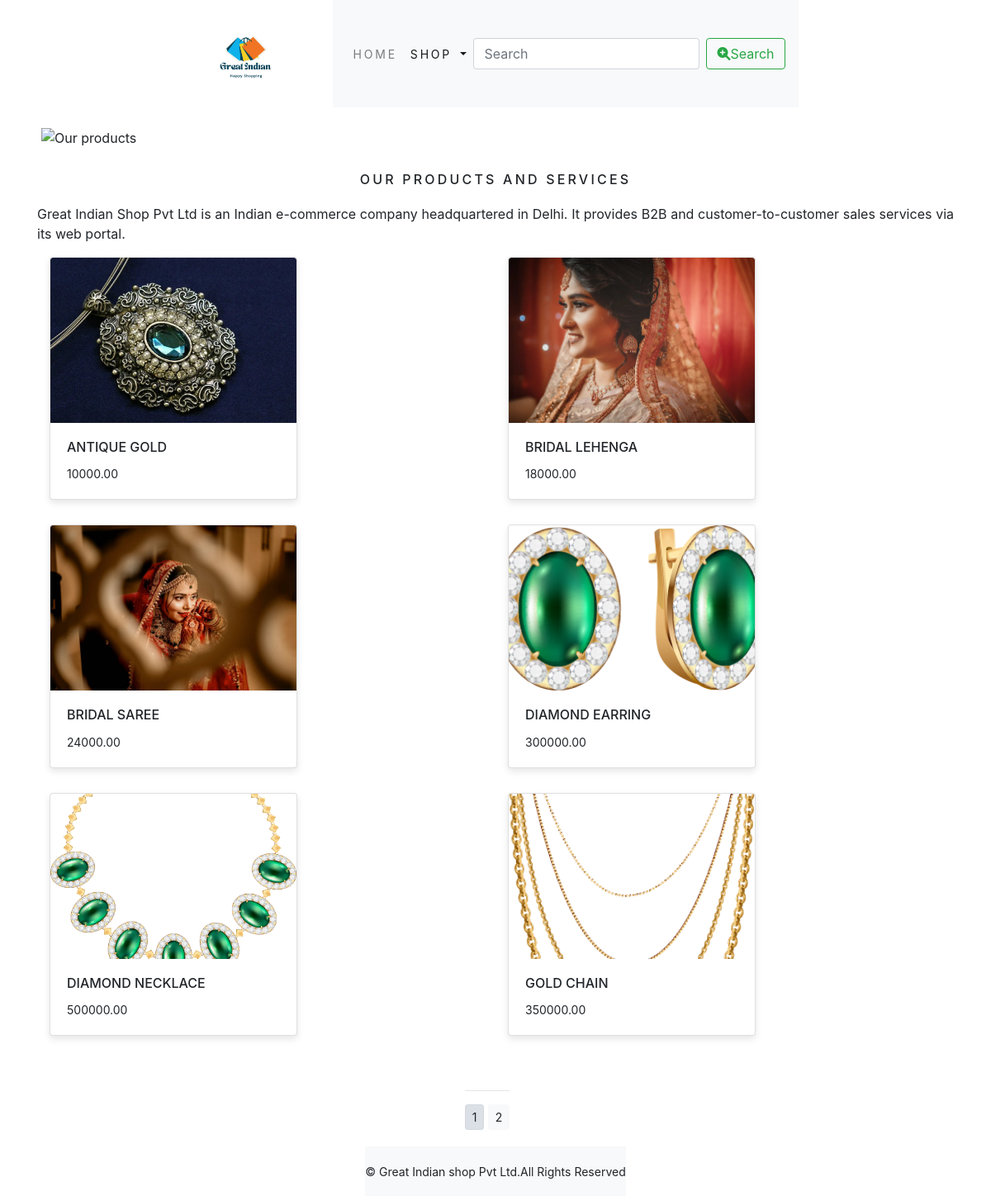
The app's page /shop/ with its own data.
### shop/models.py (models this page shows, shortened)
class Product(models.Model):
    objects = None
    name=models.CharField(max_length=250,unique=True)
    slug=models.SlugField(max_length=250,unique=True)
    description=models.TextField(blank=True)
    price=models.DecimalField(max_digits=10,decimal_places=2)
    category=models.ForeignKey(Category,on_delete=models.CASCADE)
    image=models.ImageField(upload_to='product',blank=True)
    stock=models.IntegerField()
    available=models.BooleanField(default=True)
    created=models.DateTimeField(auto_now_add=True)
    updated=models.DateTimeField(auto_now=True)
    def get_url(self):
        return reverse('shop:prodCatdetail',args=[self.category.slug,self.slug])
    class Meta:
        ordering=('name',)
        verbose_name='product'
        verbose_name_plural='products'

### shop/views.py (the view)
# urls.py: path('', views.allProdCat, name='allProdCat'),
def allProdCat(request, c_slug=None):
    c_page = None
    products_list = None
    if c_slug:
        c_page = get_object_or_404(Category, slug=c_slug)
        products_list = Product.objects.filter(category=c_page, available=True)
    else:
        products_list = Product.objects.filter(available=True)
    paginator = Paginator(products_list, 6)  # Show 6 products per page
    page = request.GET.get('page')
    try:
        products = paginator.page(page)
    except PageNotAnInteger:
        products = paginator.page(1)
    except EmptyPage:
        products = paginator.page(paginator.num_pages)
    return render(request, 'category.html', {'category': c_page, 'products': products})

### cart/context_processors.py (called while the page is built)
def counter(request):
    item_count=0
    if 'admin' in request.path:
        return {}
    else:
        try:
            cart=Cart.objects.filter(cart_id=_cart_id(request))
            cart_items=CartItem.objects.all().filter(cart=cart[:1])
            for cart_item in cart_items:
                item_count += cart_item.quantity
        except Cart.DoesNotExist:
            item_count = 0
    return dict(item_count=item_count)

### cart/views.py (called while the page is built)
def _cart_id(request):
    cart = request.session.session_key
    if not cart:
        cart = request.session.create()
    return cart

### shop/context_processors.py (called while the page is built)
def menu_links(request):
    links=Category.objects.all()
    return dict(links=links)

### shop/models.py (called while the page is built)
    def get_url(self):
        return reverse('shop:products_by_category',args=[self.slug])

### shop/templates/category.html (shortened to what this page needs)
{% extends 'base.html' %}
{% load static %}
{% block content %}
<div class="mx_auto">
  {% if category %}
    {% if category.image %}
      <img class="my_image" src="{{ category.image.url }}" alt="{{ category.name }}">
    {% else %}
      <img class="my_image" src="{% static 'img/default_category.jpg' %}" alt="Default Image">
    {% endif %}
</div>
<br>
<div>
  <h1 class="text-center my_title">{{ category.name }}</h1>
  <p class="text-justify">{{ category.description }}</p>
</div>
{% else %}
<div>
  <img class="my_image my_image_padding" src="{% static 'img/banner.png' %}" alt="Our products" width="1250px;">
</div>
<br>
<div>
  <h1 class="text-center my_title">Our products and Services</h1>
  <p class="text-justify">Great Indian Shop Pvt Ltd is an Indian e-commerce company headquartered in Delhi. It provides B2B and customer-to-customer sales services via its web portal.</p>
</div>
{% endif %}
<div class="container">
  <div class="row mx_auto">
    {% for product in products %}
      <div class="my_bottom_margin col-12 col-sm-6 col-md-6 col-lg-6">
        <div class="card">
          {% if product.image %}
            <a href="{{ product.get_url }}"><img src="{{ product.image.url }}" class="card-img-top" alt="{{ product.name }}"></a>
          {% else %}
            <a href="{{ product.get_url }}"><img src="{% static 'img/default_product.jpg' %}" class="card-img-top" alt="Default Image"></a>
          {% endif %}
          <div class="card-body">
            <h4 class="card-title">{{ product.name }}</h4>
            <p class="card-text">{{ product.price }}</p>
          </div>
        </div>
      </div>
    {% endfor %}
  </div>
  <div class="mx_auto">
    {% if products.has_other_pages %}
      <hr>
      <div class="text-center">
        {% for pg in products.paginator.page_range %}
          <a href="?page={{ pg }}" class="btn btn-light btn-sm {% if products.number == pg %} active {% endif %}">{{ pg }}</a>
        {% endfor %}
      </div>
    {% endif %}
  </div>
  <br>
</div>
{% endblock %}

### shop/templates/base.html (shortened to what this page needs)
{% load static %}
<!DOCTYPE html>
<html lang="en">
<head>
    <link rel="stylesheet" href="{% static 'css/custom.css' %}">
    <link rel="stylesheet" href="{% static 'css/bootstrap.min.css' %}">
</head>
<body>
<div class="container">
    {% include 'header.html' %}
    {% include 'nav.html' %}
    {% block content %}
    {% endblock %}
</div>
{% include 'footer.html' %}
</body>
</html>

### shop/templates/header.html
{% load static %}
<header>
  <center>
  <a href="{% url 'shop:allProdCat' %}"> <img src="{% static 'img/logo.png' %}" alt="logimage" width="130px;" height="130px">
  </center>
</header>

### shop/templates/nav.html (shortened to what this page needs)
<!DOCTYPE html>
<html lang="en">
<head>
  <link href="https://stackpath.bootstrapcdn.com/bootstrap/4.5.2/css/bootstrap.min.css" rel="stylesheet">
  <link href="https://cdnjs.cloudflare.com/ajax/libs/font-awesome/6.0.0-beta3/css/all.min.css" rel="stylesheet">
</head>
<body>
<nav class="navbar navbar-expand-lg navbar-light bg-light">
  <div class="collapse navbar-collapse" id="navbarSupportedContent">
    <ul class="navbar-nav mr-auto">
      <li class="nav-item {% if request.path == '/' %} active {% endif %}">
        <a class="nav-link" href="">Home</a>
      </li>
      <li class="nav-item dropdown {% if 'shop' in request.path %} active {% endif %}">
        <a class="nav-link dropdown-toggle" href="#" id="navbarDropdown" role="button" data-toggle="dropdown" aria-haspopup="true" aria-expanded="false">
          Shop
        </a>
      </li>
    </ul>
    <form class="form-inline my-2 my-lg-0" action="{% url 'search_app:SearchResult' %}" method="get">
      <input class="form-control mr-sm-2" type="search" placeholder="Search" name="q" aria-label="Search">
      <button class="btn btn-outline-success my-2 my-sm-0" type="submit"><i class="fas fa-search-plus"></i>Search</button>
    </form>
  </div>
</nav>
</body>
</html>

### shop/templates/footer.html
<div class="footer Navbar-fixed-bottom my_footer">
  <p class="text-center">&copy; Great Indian shop Pvt Ltd.All Rights Reserved</p>
</div>

### shop/static/css/custom.css (style rules this page uses)
body { font-family: 'Roboto', sans-serif; }
.nav-item { letter-spacing: 0.2em; font-size: 14px; text-transform: uppercase; }
.my_footer { background-color: #f8f9fa; height: 60px; }
.my_footer p { padding-top: 20px; font-size: 14px; }
.my_image { width: 100%; height: auto; }
.my_title { font-size: 16px; text-transform: uppercase; letter-spacing: 0.2em; }
.my_image_padding { padding: 5px; }
.my_bottom_margin { margin-bottom: 10px; }
.card { width: 100%; max-width: 300px; margin-bottom: 20px; border: 1px solid #ddd; border-radius: 5px; box-shadow: 0 4px 8px rgba(0, 0, 0, 0.1); transition: box-shadow 0.3s ease; overflow: hidden; display: flex; flex-direction: column; }
.card-img-top { width: 100%; height: 200px; object-fit: cover; object-position: center; }
.card-body { padding: 15px; flex-grow: 1; display: flex; flex-direction: column; justify-content: space-between; text-transform: uppercase; }
.card-title { font-size: 16px; margin-bottom: 10px; }
.card-text { font-size: 14px; }
.container { display: flex; flex-wrap: wrap; gap: 20px; justify-content: center; }
.my_title { letter-spacing: .2rem; margin-bottom: 20px; }

### records on screen
Product: image (picture), name "ANTIQUE GOLD", price "10000.00"
Product: image (picture), name "BRIDAL LEHENGA", price "18000.00"
Product: image (picture), name "BRIDAL SAREE", price "24000.00"
Product: image (picture), name "DIAMOND EARRING", price "300000.00"
Product: image (picture), name "DIAMOND NECKLACE", price "500000.00"
Product: image (picture), name "GOLD CHAIN", price "350000.00"

### other values on screen
{{ pg }} "1" "2"
